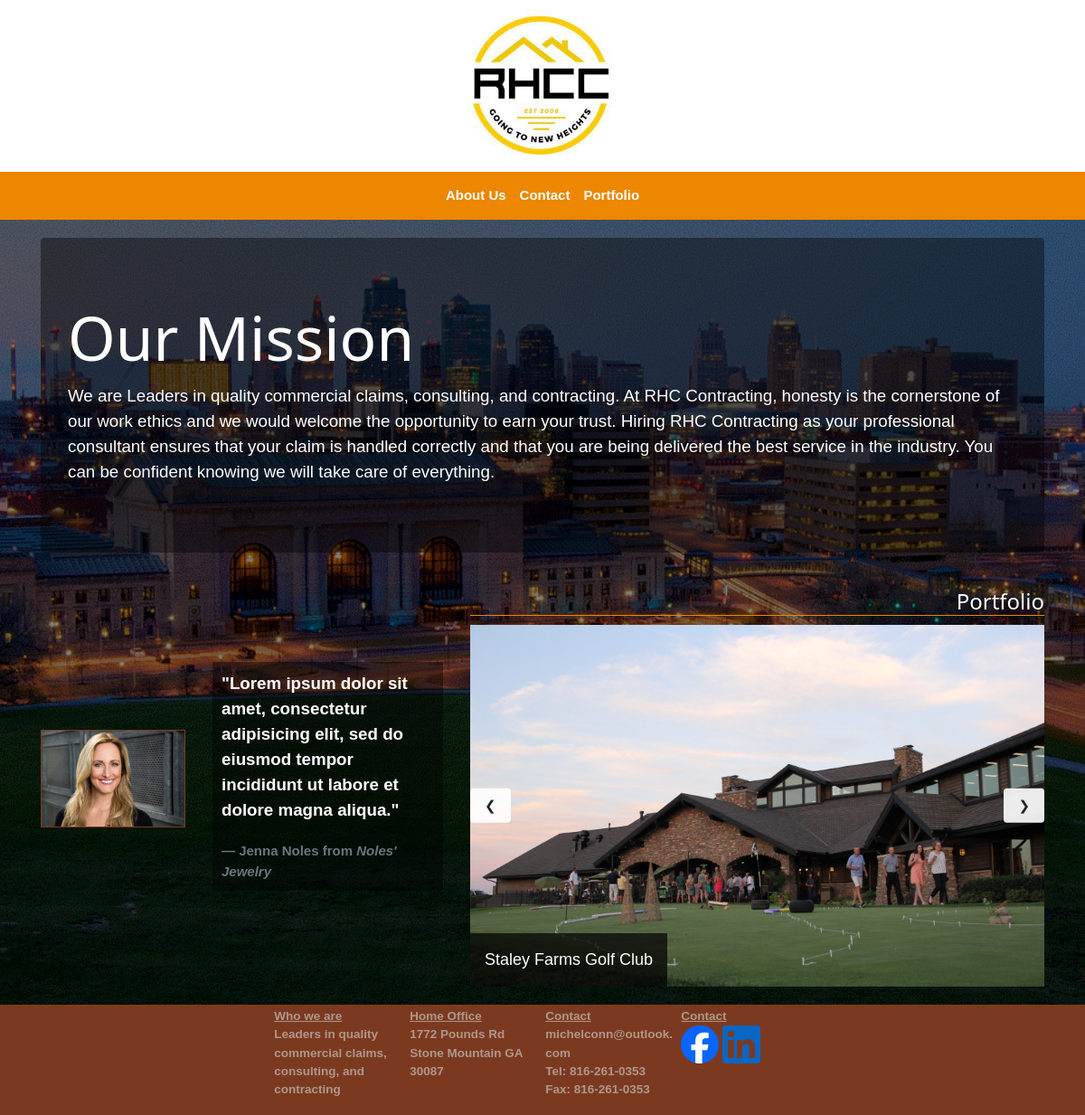
The app's page /, older data.
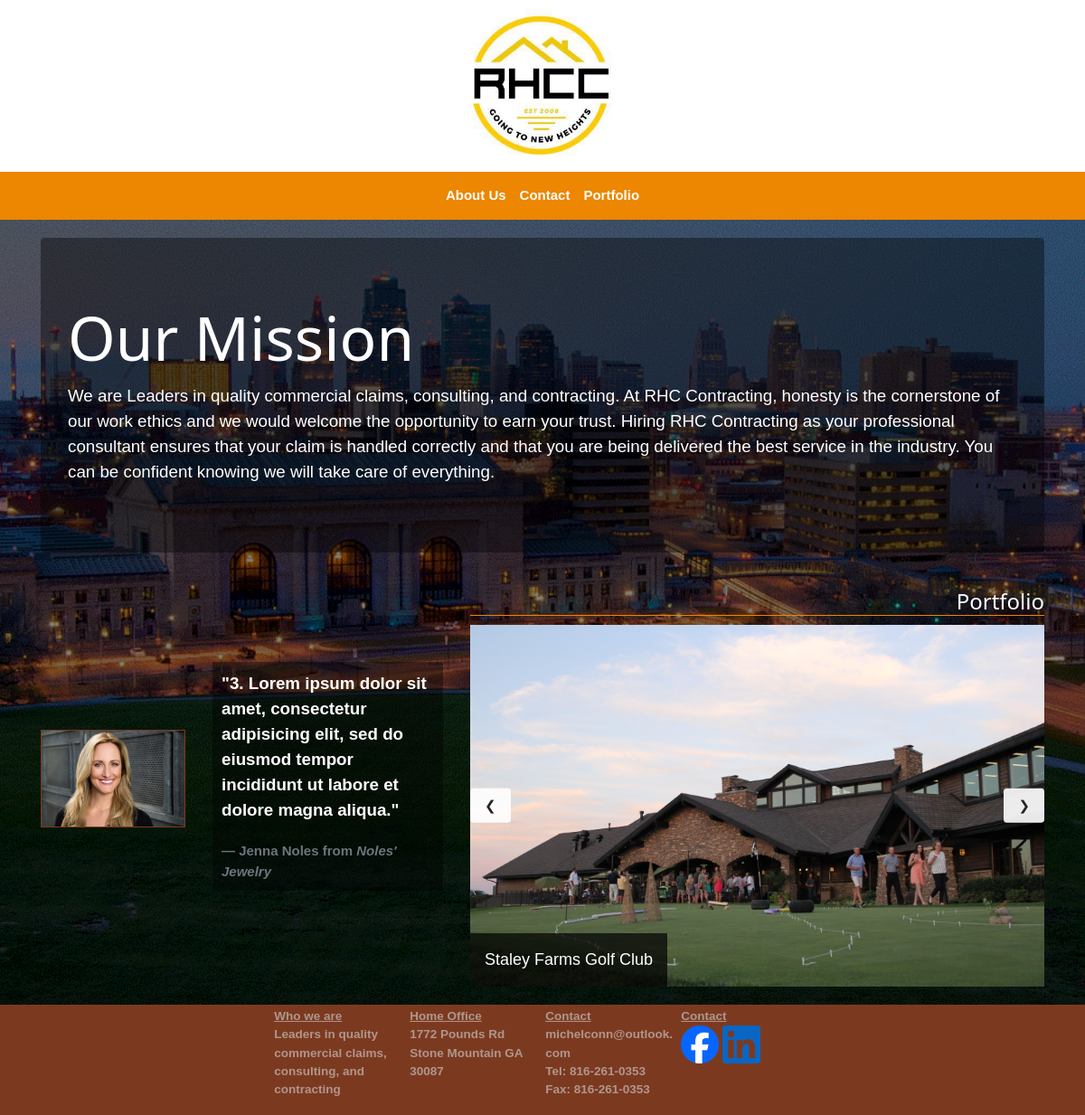
The same page, newer data.
### info_app/models.py (models this page shows, shortened)
class model_testimonial(models.Model):
    person = models.CharField(max_length=128)
    company = models.CharField(max_length=128)
    quote = models.CharField(max_length=512,blank=True)
    personpic = models.ImageField()

### info_app/views.py (the view)
# urls.py: path('',views.view_joblist_index.as_view(),name='index'),
class view_joblist_index(ListView):
    context_object_name = 'job_list_index'
    model = models.model_job
    def get_context_data(self, **kwargs):
        context = super().get_context_data(**kwargs)
        max_id = models.model_testimonial.objects.all().order_by("-id")[0]
        while True:
            pk = randint(0, max_id.pk)
            testimonial = models.model_testimonial.objects.filter(pk=pk).first()
            if testimonial:
                context['testimonial'] = testimonial
                return context
    template_name = 'index.html'

### info_app/templates/index.html (shortened to what this page needs)
{% extends "base.html" %}
{% load static %}
{% block style_block %}
<link rel="stylesheet" href="{% static 'info_app/css/index.css' %}">
{% endblock %}
{% block body_block %}
<div class="container">
  <div class="jumbotron">
    <h1 class="display-3 w3-animate-right">Our Mission</h1>
    <p class="lead w3-animate-left">
    We are Leaders in quality commercial claims, consulting, and contracting. At RHC Contracting, honesty is the cornerstone of our work ethics and we would welcome the opportunity to earn your trust.
    Hiring RHC Contracting as your professional consultant ensures that your claim is handled correctly and that you are being delivered the best service in the industry.
    You can be confident knowing we will take care of everything.
    </p>
  </div>
</div>
<div class="container" id="rowcont">
  <div class="row">
    <div class="col-md-2 d-flex align-items-center">
      <a href="{% url 'info_app:about' %}">
      <img src="{{testimonial.personpic.url}}" alt="{% static 'info_app/images/person-light.png' %}" class="img-fluid" style="margin-bottom:10px;border:1px solid #7b3a20;">
    </a>
    </div>
    <div class="col-md-3 d-flex align-items-center justify-content-center">
      <blockquote class="blockquote">
        <a href="{% url 'info_app:about' %}">
        <p class="mb-0" style="color:white">"{{testimonial.quote}}"</p>
        <footer class="blockquote-footer">{{testimonial.person}} from <cite title="Source Title">{{testimonial.company}}</cite></footer>
        </a>
      </blockquote>
     </div>
    <div class="col-md-7">
      <h3>Portfolio</h3>
      <div class="w3-content w3-display-container" id="indexSlidShow">
        {% for jobindex in job_list_index %}
        <div class="w3-display-container mySlides" style="text-align:center;">
          <a href="{% url 'info_app:joblist' %}">
          <img src="{{jobindex.mainpic.url}}" class="w3-animate-opacity" >
          </a>
          <div class="w3-display-bottomleft w3-large w3-container w3-padding-16 w3-animate-opacity" style="background-color:rgba(0,0,0,0.7);color:white;">
            {{jobindex.title}}
          </div>
        </div>
        {% endfor %}
        <button class="w3-button w3-display-left btn" onclick="plusDivs(-1)" style="background-color:rgba(255,255,255,0.9)">&#10094;</button>
        <button class="w3-button w3-display-right btn" onclick="plusDivs(+1)" style="background-color:rgba(255,255,255,0.9)">&#10095;</button>
      </div>
    </div>
  </div>
</div>
{% endblock %}

Row changes from the older to the newer data that the page shows:
changed model_testimonial "Jenna Noles": quote "Lorem ipsum dolor sit amet, consectetur adipisicing elit, sed do eiusmod tempor incididunt ut labore et dolore magna aliqua." → "3. Lorem ipsum dolor sit amet, consectetur adipisicing elit, sed do eiusmod tempor incididunt ut labore et dolore magna aliqua."
